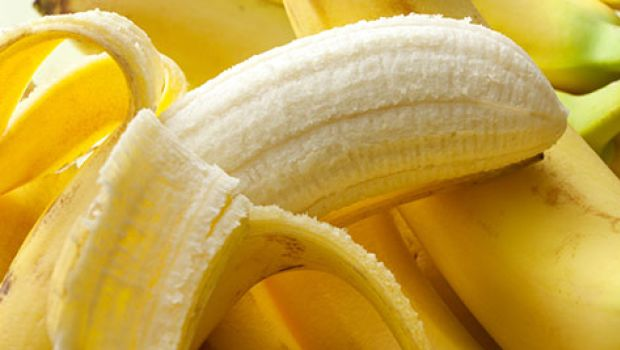
//> input picture opencv/cpp/sample/banana-peel_620x350_71497523358.jpg, 620 x 350 px, given in place of the camera
$ ./cv2-roi_poly3   (built with g++ and OpenCV 4)
//> lines starting //> are read from the running program, lines starting //| are printed output that depends on the picture
//-------------------------------------------------------------------------------------------
/*! \file    cv2-roi_poly3.cpp
    \brief   Polygon ROI test.
    \author  Akihiko Yamaguchi, info@akihikoy.net
    \version 0.1
    \date    Aug.01, 2023

g++ -g -Wall -O2 -o cv2-roi_poly3.out cv2-roi_poly3.cpp -lopencv_core -lopencv_imgproc -lopencv_highgui -lopencv_videoio -I/usr/include/opencv4
*/
//-------------------------------------------------------------------------------------------
#include <opencv2/core/core.hpp>
#include <opencv2/core/core_c.h>
#include <opencv2/calib3d/calib3d.hpp>
#include <opencv2/imgproc/imgproc.hpp>
#include <opencv2/highgui/highgui.hpp>
#include <iostream>
#include <unistd.h>
//-------------------------------------------------------------------------------------------
namespace loco_rabbits
{
}
//-------------------------------------------------------------------------------------------
using namespace std;
// using namespace boost;
using namespace loco_rabbits;
//-------------------------------------------------------------------------------------------
// #define print(var) PrintContainer((var), #var"= ")
// #define print(var) std::cout<<#var"= "<<(var)<<std::endl
//-------------------------------------------------------------------------------------------

int main(int argc, char**argv)
{
  cv::VideoCapture cap(0); // open the default camera
  if(argc==2)
  {
    cap.release();
    cap.open(atoi(argv[1]));
  }
  if(!cap.isOpened())  // check if we succeeded
  {
    std::cerr<<"no camera!"<<std::endl;
    return -1;
  }
  std::cerr<<"camera opened"<<std::endl;

  // set resolution
  cap.set(cv::CAP_PROP_FRAME_WIDTH, 320);
  cap.set(cv::CAP_PROP_FRAME_HEIGHT, 240);

  cv::RNG rng(cv::getTickCount());
  std::vector<std::vector<cv::Point> > points(1), hull(1);
  cv::namedWindow("camera",1);
  cv::namedWindow("img_roi",1);
  cv::Mat frame;
  for(int f(0);;++f)
  {
    cap >> frame; // get a new frame from camera
//> frame is the input picture: 350 rows x 620 cols, CV_8UC3; mean B, G, R 71.8, 164.8, 199.4

    if(f%10==0)
    {
      points[0].resize(6);
      for(int i(0);i<6;++i)
      {
        points[0][i]= cv::Point(rng.uniform(0,320), rng.uniform(0,240));
      }
    }

    cv::convexHull(points[0], hull[0]/*, bool clockwise=false, bool returnPoints=true */);

    cv::Rect bb= cv::boundingRect(hull[0]);
    std::vector<std::vector<cv::Point> > hull_shifted(1);
    hull_shifted[0].resize(hull[0].size());
    for(int i(0),i_end(hull[0].size());i<i_end;++i)  hull_shifted[0][i]= hull[0][i]-bb.tl();
    cv::Mat mask(bb.size(), CV_8UC1, cv::Scalar(0));
    cv::fillPoly(mask, hull_shifted, cv::Scalar(255));
    cv::Mat img_roi;
    frame(bb).copyTo(img_roi, mask);
    //std::cerr<<"hull= "<<hull[0]<<std::endl;
    //std::cerr<<"hull_shifted= "<<hull_shifted[0]<<std::endl;

    // cv::fillPoly(frame, hull, cv::Scalar(255,255,0));
    cv::polylines(frame, hull, /*isClosed=*/true, cv::Scalar(255,255,0), 2);

    cv::imshow("camera", frame);
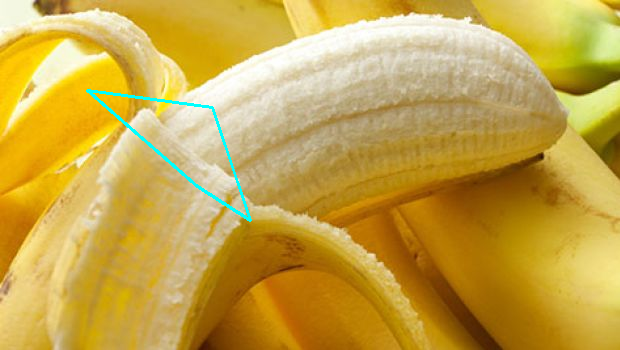
//> window 'camera': 350 rows x 620 cols, CV_8UC3; mean B, G, R 72.7, 165.2, 198
    cv::imshow("img_roi", img_roi);
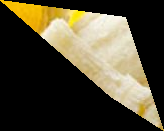
//> window 'img_roi': 131 rows x 164 cols, CV_8UC3; mean B, G, R 51.6, 71.9, 78.7
    int c(cv::waitKey(10));
//> the 'q' key is pressed
    if(c=='\x1b'||c=='q') break;
    // usleep(10000);
  }
  return 0;
}
//-------------------------------------------------------------------------------------------

$ run again, on opencv/cpp/sample/containers.png
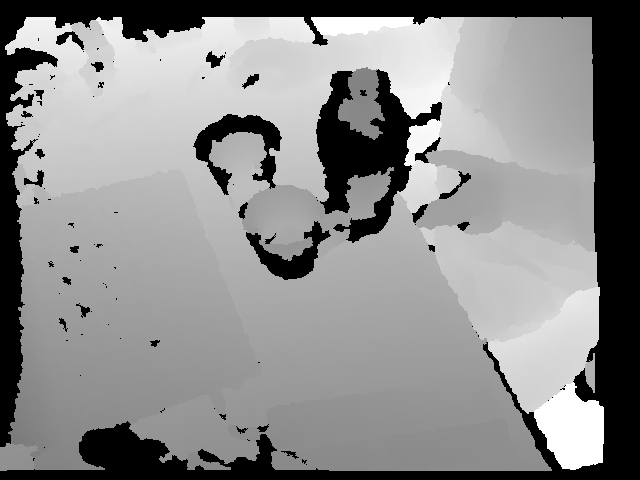
//> input picture opencv/cpp/sample/containers.png, 640 x 480 px, given in place of the camera
//> frame is the input picture: 480 rows x 640 cols, CV_8UC3; min 0, max 255, mean 139.5
//> `cv::imshow("camera", frame);`:
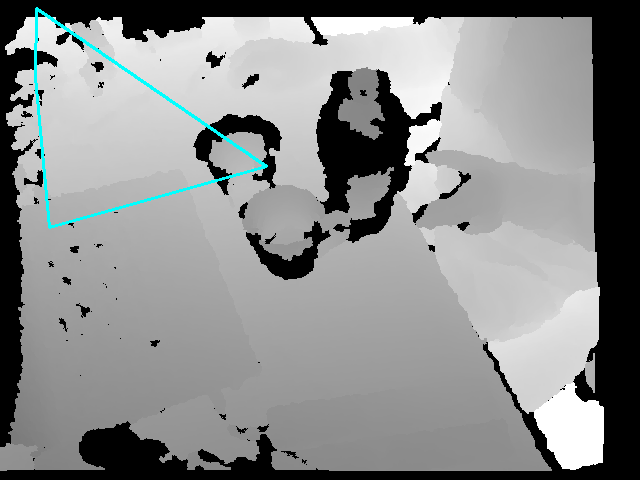
//> window 'camera': 480 rows x 640 cols, CV_8UC3; mean B, G, R 140.2, 140.2, 138.3
//> `cv::imshow("img_roi", img_roi);`:
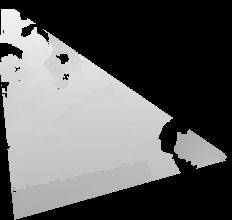
//> window 'img_roi': 220 rows x 232 cols, CV_8UC3; min 0, max 245, mean 93.3
